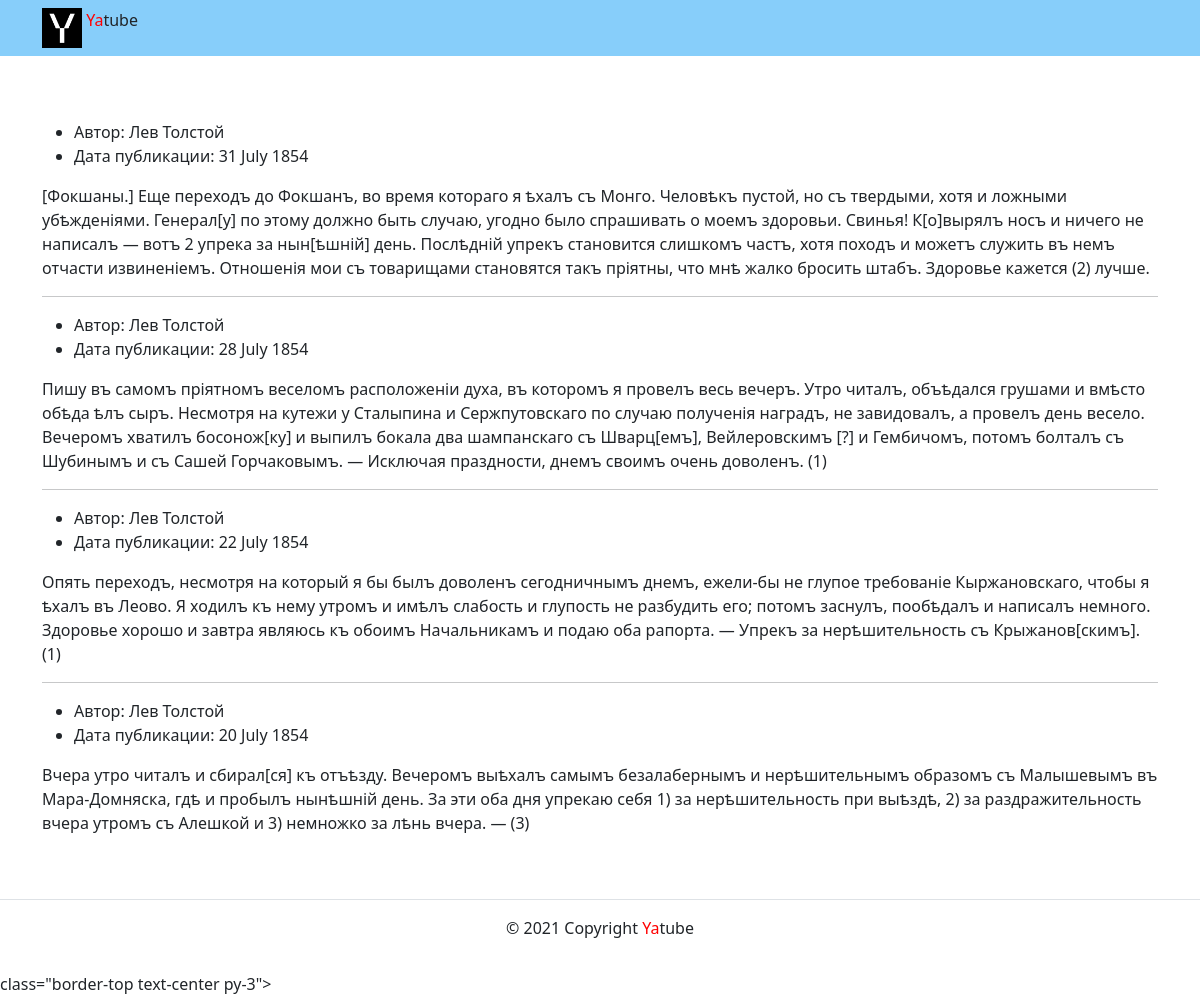
/group/Managers/, run on the app's committed database.
### yatube/posts/models.py (models this page shows, shortened)
class Post(models.Model):
    text = models.TextField(verbose_name='Текст')
    pub_date = models.DateTimeField(
        verbose_name='Дата пулбликации',
        auto_now_add=True)
    author = models.ForeignKey(
        User,
        on_delete=models.CASCADE,
        verbose_name='Автор',
        related_name='posts'
    )
    group = models.ForeignKey(
        Group,
        verbose_name='Группа',
        on_delete=models.SET_NULL,
        blank=True,
        null=True,
        related_name='posts'
    )
    class Meta:
        ordering = ['-pub_date']
        verbose_name_plural = 'Посты'
        verbose_name = 'Пост'

### yatube/posts/views.py (the view)
# urls.py: path('group/<slug:slug>/', views.group_posts, name='group_list'),
def group_posts(request, slug):
    group = get_object_or_404(Group, slug=slug)
    posts = group.posts.all()[:settings.NUM_POST]
    context = {
        'group': group,
        'posts': posts,
    }
    return render(request, 'posts/group_list.html', context)

### yatube/templates/posts/group_list.html (shortened to what this page needs)
{% extends 'base.html' %}
        {% block content %}
           <div class="container py-5">
             {% for post in posts %}
              <article>
                <ul>
                  <li>
                   Автор: {{ post.author.get_full_name }}
                  </li>
                  <li>
                   Дата публикации: {{ post.pub_date|date:"d E Y" }}
                  </li>
                </ul>
              <p>{{ post.text|linebreaksbr }}</p>
              {% if not forloop.last %}<hr>{% endif %}
              </article>
              {% endfor %}
        </div>
        {% endblock %}

### data on the page
Post: author.get_full_name "Лев Толстой", pub_date "31 July 1854", text "[Фокшаны.] Еще переходъ до Фокшанъ, во время котораго я ѣхалъ съ Монго. Человѣкъ пустой, но съ твердыми, хотя и ложными убѣжденіями. Генерал[у] по этому должно быть случаю, угодно было спрашивать о моемъ здоровьи. Свинья! К[о]вырялъ носъ и ничего не написалъ — вотъ 2 упрека за нын[ѣшній] день. Послѣдній упрекъ становится слишкомъ частъ, хотя походъ и можетъ служить въ немъ отчасти извиненіемъ. Отношенія мои съ товарищами становятся такъ пріятны, что мнѣ жалко бросить штабъ. Здоровье кажется (2) лучше."
Post: author.get_full_name "Лев Толстой", pub_date "28 July 1854", text "Пишу въ самомъ пріятномъ веселомъ расположеніи духа, въ которомъ я провелъ весь вечеръ. Утро читалъ, объѣдался грушами и вмѣсто обѣда ѣлъ сыръ. Несмотря на кутежи у Сталыпина и Сержпутовскаго по случаю полученія наградъ, не завидовалъ, а провелъ день весело. Вечеромъ хватилъ босонож[ку] и выпилъ бокала два шампанскаго съ Шварц[емъ], Вейлеровскимъ [?] и Гембичомъ, потомъ болталъ съ Шубинымъ и съ Сашей Горчаковымъ. — Исключая праздности, днемъ своимъ очень доволенъ. (1)"
Post: author.get_full_name "Лев Толстой", pub_date "22 July 1854", text "Опять переходъ, несмотря на который я бы былъ доволенъ сегодничнымъ днемъ, ежели-бы не глупое требованіе Кыржановскаго, чтобы я ѣхалъ въ Леово. Я ходилъ къ нему утромъ и имѣлъ слабость и глупость не разбудить его; потомъ заснулъ, пообѣдалъ и написалъ немного. Здоровье хорошо и завтра являюсь къ обоимъ Начальникамъ и подаю оба рапорта. — Упрекъ за нерѣшительность съ Крыжанов[скимъ]. (1)"
Post: author.get_full_name "Лев Толстой", pub_date "20 July 1854", text "Вчера утро читалъ и сбирал[ся] къ отъѣзду. Вечеромъ выѣхалъ самымъ безалабернымъ и нерѣшительнымъ образомъ съ Малышевымъ въ Мара-Домняска, гдѣ и пробылъ нынѣшній день. За эти оба дня упрекаю себя 1) за нерѣшительность при выѣздѣ, 2) за раздражительность вчера утромъ съ Алешкой и 3) немножко за лѣнь вчера. — (3)"
